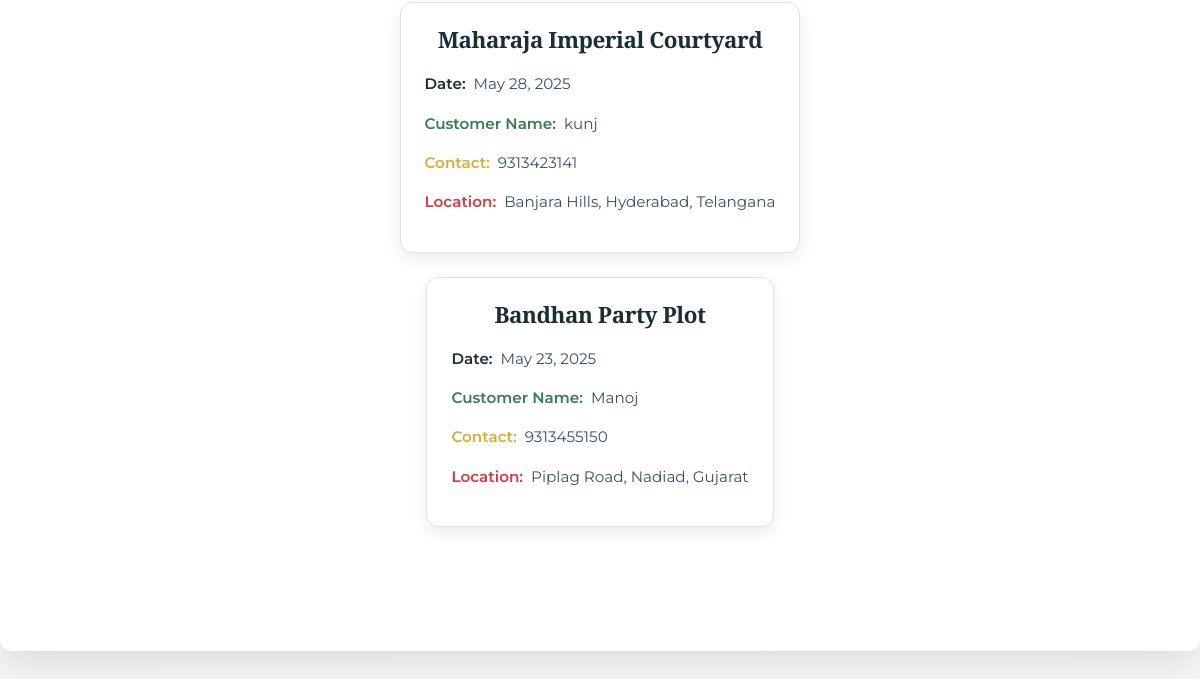
The app's page /view_booking/ (lower part), older data.
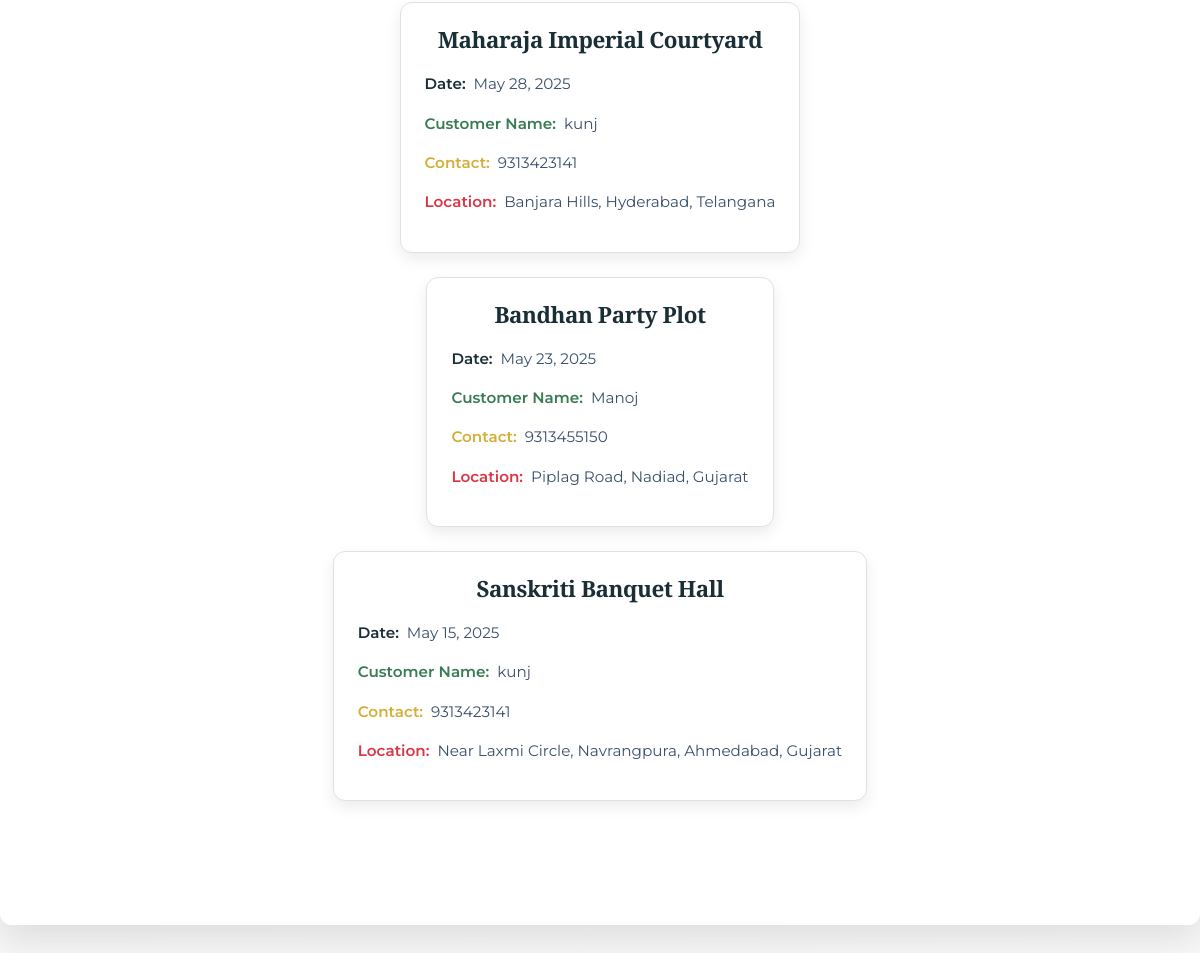
The same page, newer data.
### ppms_app/models.py (models this page shows, shortened)
class Booking(models.Model):
    booking_id = models.AutoField(primary_key=True)
    date = models.DateField()
    booking_price = models.IntegerField()
    customer = models.ForeignKey(Customer, on_delete=models.CASCADE) # Removed default
    venue = models.ForeignKey(Venue, on_delete=models.CASCADE) # Removed default

class Venue(models.Model):
    AVAILABILITY_CHOICES = [
        ('yes', 'Yes'),
        ('no', 'No'),
    ]
    venue_name = models.CharField(max_length=200)
    location = models.CharField(max_length=200)
    capacity = models.PositiveIntegerField()
    amenities = models.TextField()
    pricing = models.CharField(max_length=100)
    availability = models.CharField(max_length=3, choices=AVAILABILITY_CHOICES)
    image = models.ImageField(upload_to='venue_images/', blank=True, null=True)

class Customer(models.Model):
    customer_id = models.AutoField(primary_key=True)
    name = models.ForeignKey(User, on_delete=models.CASCADE, related_name='customer_profile')  # Corrected and added related_name
    email = models.EmailField(max_length=50)
    phoneNo = models.CharField(max_length=10)
    password = models.CharField(max_length=128, default='')  # Consider using a proper hashing method

### ppms_app/views.py (the view)
# urls.py: path('view_booking/', views.view_booking, name='view_booking'),
def view_booking(request):
    bookings = Booking.objects.all()
    return render(request, 'view_booking.html', {'bookings': bookings})

### templates/view_booking.html (shortened to what this page needs)
<!DOCTYPE html>
<html lang="en">
<head>
    <link href="https://cdnjs.cloudflare.com/ajax/libs/font-awesome/6.4.0/css/all.min.css" rel="stylesheet">
    <link href="https://stackpath.bootstrapcdn.com/bootstrap/4.5.2/css/bootstrap.min.css" rel="stylesheet">
</head>
<body>
    <main>
        <div class="container mt-5">
            <div id="bookingList">
                {% if bookings %}
                    {% for booking in bookings %}
                        <div class="booking">
                            <h3>{{ booking.venue.venue_name }}</h3>
                            <p><strong class="text-primary">Date:</strong> {{ booking.date }}</p>
                            <p><strong class="text-success">Customer Name:</strong> {{ booking.customer.name }}</p>
                            <p><strong class="text-warning">Contact:</strong> {{ booking.customer.phoneNo }}</p>
                            <p><strong class="text-danger">Location:</strong> {{ booking.venue.location }}</p>
                        </div>
                    {% endfor %}
                {% else %}
                    <p>No bookings found.</p>
                {% endif %}
            </div>
        </div>
    </main>
</body>
</html>

Row changes from the older to the newer data that the page shows:
added Booking: venue.venue_name "Sanskriti Banquet Hall", date "May 15, 2025", customer.name "kunj", customer.phoneNo "9313423141", venue.location "Near Laxmi Circle, Navrangpura, Ahmedabad, Gujarat"
